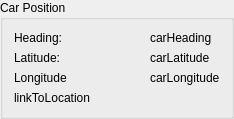
              <widget class="QGroupBox" name="groupBox_7">
               <property name="title">
                <string>Car Position</string>
               </property>
               <layout class="QVBoxLayout" name="verticalLayout_13">
                <item>
                 <layout class="QFormLayout" name="formLayout_20">
                  <item row="0" column="0">
                   <widget class="QLabel" name="label_55">
                    <property name="minimumSize">
                     <size>
                      <width>130</width>
                      <height>0</height>
                     </size>
                    </property>
                    <property name="text">
                     <string>Heading:</string>
                    </property>
                   </widget>
                  </item>
                  <item row="0" column="1">
                   <widget class="QLabel" name="carHeading">
                    <property name="text">
                     <string>carHeading</string>
                    </property>
                    <property name="jsonAttribute" stdset="0">
                     <string>drive_state.heading</string>
                    </property>
                    <property name="valueAdapter" stdset="0">
                     <string notr="true">qt_json_attribute</string>
                    </property>
                   </widget>
                  </item>
                  <item row="1" column="0">
                   <widget class="QLabel" name="label_51">
                    <property name="text">
                     <string>Latitude:</string>
                    </property>
                   </widget>
                  </item>
                  <item row="1" column="1">
                   <widget class="QLabel" name="carLatitude">
                    <property name="text">
                     <string>carLatitude</string>
                    </property>
                    <property name="jsonAttribute" stdset="0">
                     <string notr="true">drive_state.latitude</string>
                    </property>
                    <property name="valueAdapter" stdset="0">
                     <string>qt_json_attribute</string>
                    </property>
                   </widget>
                  </item>
                  <item row="2" column="0">
                   <widget class="QLabel" name="label_53">
                    <property name="text">
                     <string>Longitude</string>
                    </property>
                   </widget>
                  </item>
                  <item row="2" column="1">
                   <widget class="QLabel" name="carLongitude">
                    <property name="text">
                     <string>carLongitude</string>
                    </property>
                    <property name="jsonAttribute" stdset="0">
                     <string notr="true">drive_state.longitude</string>
                    </property>
                    <property name="valueAdapter" stdset="0">
                     <string notr="true">qt_json_attribute</string>
                    </property>
                   </widget>
                  </item>
                 </layout>
                </item>
                <item>
                 <widget class="QLabel" name="linkToLocation">
                  <property name="text">
                   <string>linkToLocation</string>
                  </property>
                  <property name="openExternalLinks">
                   <bool>true</bool>
                  </property>
                  <property name="valueAdapter" stdset="0">
                   <string notr="true">qt_location_link</string>
                  </property>
                 </widget>
                </item>
               </layout>
              </widget>
